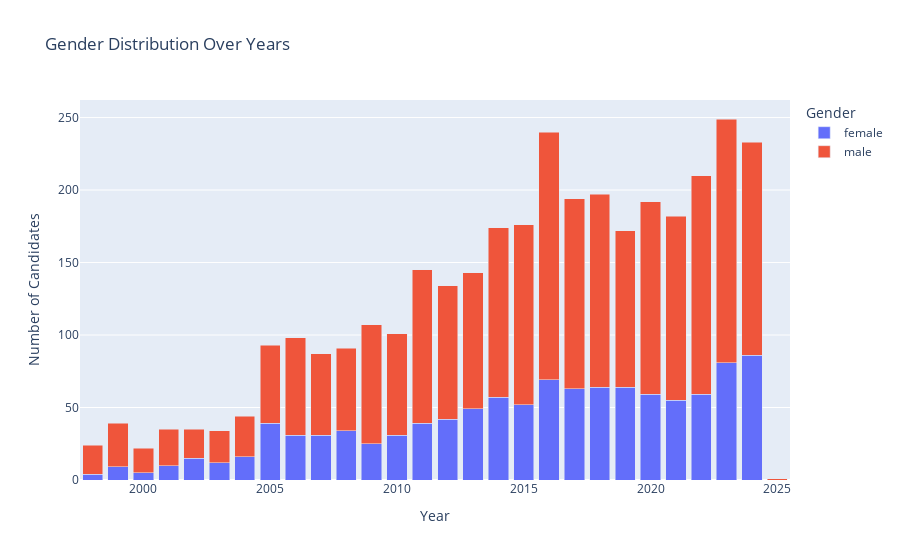

The code cell stored with this chart in its notebook:
### Markdown cell above
## 2. Trend in Gender Distribution

### Code cell
# Group data by year and gender, count occurrences
gender_by_year = pd.crosstab(full_df['year'], full_df['gender'])

# Create stacked bar plot
fig = px.bar(gender_by_year, 
             title='Gender Distribution Over Years',
             labels={'value': 'Number of Candidates', 
                    'year': 'Year',
                    'gender': 'Gender'},
             barmode='stack')

# Save the plot
pio.write_html(fig, file='../output/graphs/gender_distribution.html')

# Display the plot
fig.show()

### Figure 1 — Plotly figure (JSON) as saved in the notebook; plotly's stock layout.template omitted (floating-point values rounded to 4 significant figures)
{"data": [{"alignmentgroup": "True", "hovertemplate": "Gender=female<br>Year=%{x}<br>Number of Candidates=%{y}<extra></extra>", "legendgroup": "female", "marker": {"color": "#636efa", "pattern": {"shape": ""}}, "name": "female", "offsetgroup": "female", "orientation": "v", "showlegend": true, "textposition": "auto", "type": "bar", "x": [1998, 1999, 2000, 2001, 2002, 2003, 2004, 2005, 2006, 2007, 2008, 2009, 2010, 2011, 2012, 2013, 2014, 2015, 2016, 2017, 2018, 2019, 2020, 2021, 2022, 2023, 2024, 2025], "xaxis": "x", "y": [4, 9, 5, 10, 15, 12, 16, 39, 31, 31, 34, 25, 31, 39, 42, 49, 57, 52, 69, 63, 64, 64, 59, 55, 59, 81, 86, 0], "yaxis": "y"}, {"alignmentgroup": "True", "hovertemplate": "Gender=male<br>Year=%{x}<br>Number of Candidates=%{y}<extra></extra>", "legendgroup": "male", "marker": {"color": "#EF553B", "pattern": {"shape": ""}}, "name": "male", "offsetgroup": "male", "orientation": "v", "showlegend": true, "textposition": "auto", "type": "bar", "x": [1998, 1999, 2000, 2001, 2002, 2003, 2004, 2005, 2006, 2007, 2008, 2009, 2010, 2011, 2012, 2013, 2014, 2015, 2016, 2017, 2018, 2019, 2020, 2021, 2022, 2023, 2024, 2025], "xaxis": "x", "y": [20, 30, 17, 25, 20, 22, 28, 54, 67, 56, 57, 82, 70, 106, 92, 94, 117, 124, 171, 131, 133, 108, 133, 127, 151, 168, 147, 1], "yaxis": "y"}], "layout": {"barmode": "stack", "legend": {"title": {"text": "Gender"}, "tracegroupgap": 0}, "title": {"text": "Gender Distribution Over Years"}, "xaxis": {"anchor": "y", "domain": [0, 1], "title": {"text": "Year"}}, "yaxis": {"anchor": "x", "domain": [0, 1], "title": {"text": "Number of Candidates"}}}}
